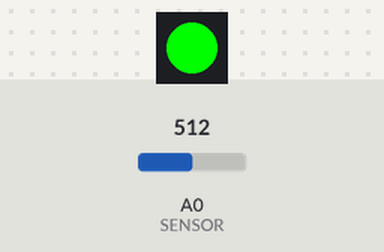
This sketch was run on a simulated Arduino Uno, built with avr-gcc and run on an emulated ATmega328P. Shown: 1 RGB LEDs in strip order, left to right. The inputs (shaded band) are chosen by the test bench; at power-on: A0 (SENSOR) = 512. Dim RGB values are drawn brighter than linear.

Above: at 1.2 s.
1.3 s: A0 (SENSOR) set to 264
At 2.3 s:
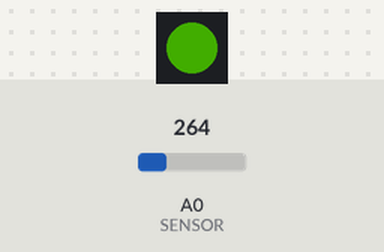
2.8 s: A0 (SENSOR) set to 256
At 3.7 s:
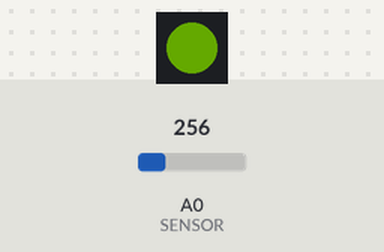
4.3 s: A0 (SENSOR) set to 190
At 5.1 s:
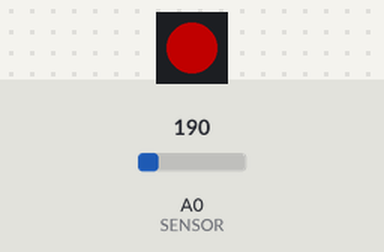
5.8 s: A0 (SENSOR) set to 900
At 6.4 s:
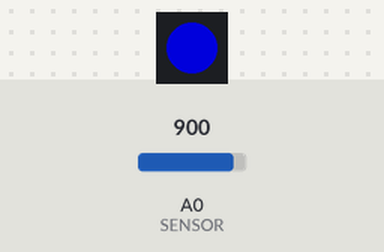
7.3 s: A0 (SENSOR) set to 789
At 7.8 s:
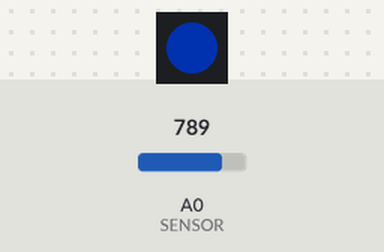
8.8 s: A0 (SENSOR) set to 778
At 9.2 s:
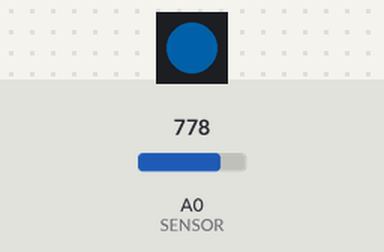
Timing chart, 0 to 11.3 s (numbered marks = the images above; inputs shaded):
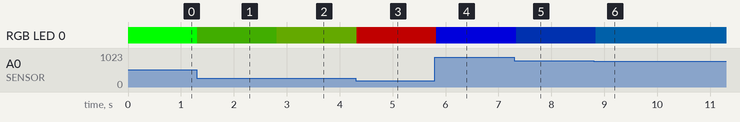

The sketch:

3327_6_soil_moisture_sensor1.ino
```cpp
#include <Adafruit_NeoPixel.h>

#define PIN 2		  // pin neopixel is attached to
#define SENSOR A0     // input pin for Potentiometer
#define NUMPIXELS 1   // number of neopixels in strip

/* values to consider as wet or dry*/
#define dryThreshold 50    // below this value, begin alerting dry, turn red
#define wetThreshold 200   // above this value, begin alerting wet, turn blue
#define thresholdCenter (dryThreshold + wetThreshold)/2  // brightest green point
#define crossFade 20       // how much blue and red should fade in to green

Adafruit_NeoPixel pixels = Adafruit_NeoPixel (NUMPIXELS, PIN, NEO_GRB + NEO_KHZ800);

int redColor = 0;
int greenColor = 0;
int blueColor = 0;

int sensorValue = 0;
int transitionValue = 0;

void setup() {
    // initialise the NeoPixel library
    pixels.begin();
  	pinMode(SENSOR, INPUT);
}

void loop() {
	sensorValue = analogRead(SENSOR);
  	transitionValue = map(sensorValue, 0, 1023, 0, 255);
  	setColor();
	// pixels.Color takes RGB value, from 0,0,0 up to 255, 255, 255
  	pixels.setPixelColor(0, redColor, greenColor, blueColor);

    // this sends the updated pixel color to the hardware
  	pixels.show();

    // delay for a period of time (in milliseconds)
  	delay(100);
}

void setColor(){
	// red value greater towards higher resistance/drier
  	redColor = ((transitionValue <= dryThreshold + crossFade) && (transitionValue >= 0 )) ? map(transitionValue, 0, dryThreshold + crossFade, 255, 0) : 0;

   	// blue value greater towards lower resistance/wetter
  	blueColor = ((transitionValue >= wetThreshold - crossFade) && (transitionValue <= 255)) ? map(transitionValue, wetThreshold - crossFade, 255, 0, 255) : 0;

	// green value towards middle resistance
    if(transitionValue >= dryThreshold && transitionValue <= thresholdCenter) {
  		greenColor = map(transitionValue, dryThreshold, thresholdCenter, 0, 255);
    }
    else if(transitionValue > thresholdCenter && transitionValue < wetThreshold){
    	greenColor = map(transitionValue, dryThreshold, thresholdCenter, 255, 0);
    }
    else {
    	greenColor = 0;
    }


}


    
```

Measured:
- after the input at 1.3 s, RGB LED 0: RGB(0, 250, 0) → RGB(19, 51, 0) at once
- after the input at 2.8 s, RGB LED 0: RGB(19, 51, 0) → RGB(26, 44, 0) at once
- after the input at 4.3 s, RGB LED 0: RGB(26, 44, 0) → RGB(84, 0, 0) at once
- after the input at 5.8 s, RGB LED 0: RGB(84, 0, 0) → RGB(0, 0, 149) at once
- after the input at 7.3 s, RGB LED 0: RGB(0, 0, 149) → RGB(0, 15, 54) at once
- after the input at 8.8 s, RGB LED 0: RGB(0, 15, 54) → RGB(0, 25, 44) at once
